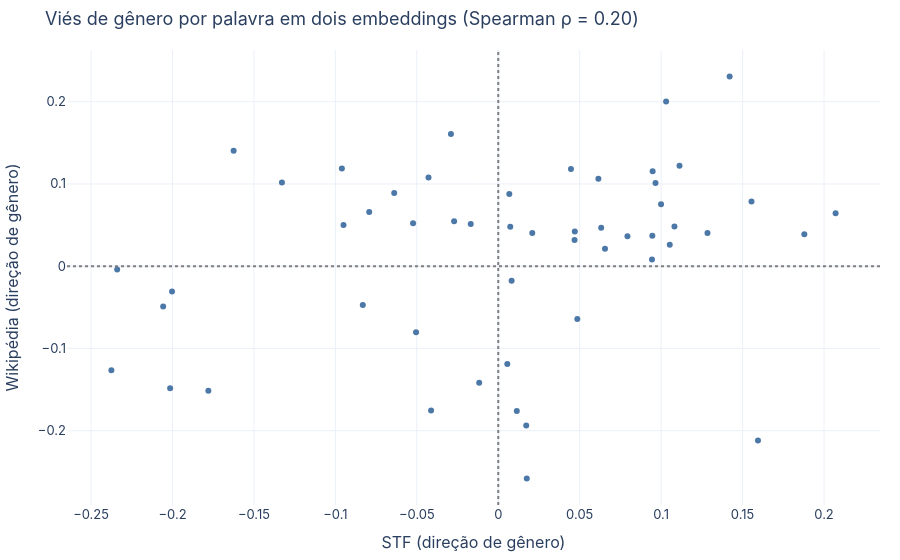

The cell this chart's notebook holds for it:
### Code cell
from replang.viz import bias_scatter_two_embeddings
bias_scatter_two_embeddings(p_leg, p_pt, "STF (direção de gênero)", "Wikipédia (direção de gênero)")

### Figure 1 — Plotly figure (JSON) as saved in the notebook; plotly's stock layout.template omitted (floating-point values rounded to 4 significant figures)
{"data": [{"hovertemplate": "<b>%{hovertext}</b><br><br>STF (direção de gênero)=%{x}<br>Wikipédia (direção de gênero)=%{y}<extra></extra>", "hovertext": ["crime", "corrupção", "furto", "auxílio", "homicídio", "roubo", "empresa", "licitação", "paternidade", "estupro", "contrato", "concurso", "divórcio", "falência", "cuidado", "família", "salário", "dívida", "casamento", "propriedade", "tributo", "tráfico", "honra", "fraude", "demissão", "imposto", "dano", "trabalho", "multa", "educação", "prisão", "guarda", "pena", "filiação", "segurança", "aposentadoria", "lesão", "alimentos", "liberdade", "privacidade", "vulnerabilidade", "ameaça", "pensão", "indenização", "proteção", "violência", "dignidade", "maternidade", "saúde", "benefício", "moradia", "fiança"], "legendgroup": "", "marker": {"color": "#4C78A8", "symbol": "circle"}, "mode": "markers", "name": "", "orientation": "v", "showlegend": false, "type": "scatter", "x": [-0.2375, -0.234, -0.2057, -0.2014, -0.2003, -0.178, -0.1625, -0.1328, -0.096, -0.09501, -0.08316, -0.07923, -0.06388, -0.05229, -0.05048, -0.04283, -0.04124, -0.02905, -0.02711, -0.01689, -0.0117, 0.00555, 0.006784, 0.00736, 0.008207, 0.01138, 0.01717, 0.01751, 0.02088, 0.04463, 0.04683, 0.04699, 0.04854, 0.06148, 0.0632, 0.06552, 0.07933, 0.09437, 0.0946, 0.09478, 0.09656, 0.09994, 0.103, 0.1053, 0.1082, 0.1113, 0.1285, 0.1421, 0.1555, 0.1595, 0.1879, 0.2071], "xaxis": "x", "y": [-0.1264, -0.004068, -0.04909, -0.1486, -0.03065, -0.1514, 0.1402, 0.1019, 0.1189, 0.04999, -0.04734, 0.06596, 0.08886, 0.05215, -0.08047, 0.1079, -0.1754, 0.1608, 0.05467, 0.05142, -0.1416, -0.1191, 0.08789, 0.04784, -0.01777, -0.1762, -0.1937, -0.2581, 0.04047, 0.1182, 0.03198, 0.04204, -0.06414, 0.1064, 0.04661, 0.02126, 0.03625, 0.008026, 0.03706, 0.1155, 0.1011, 0.07525, 0.2003, 0.02602, 0.04832, 0.1222, 0.04023, 0.2306, 0.0786, -0.2118, 0.03873, 0.06431], "yaxis": "y"}], "layout": {"font": {"family": "Inter, Helvetica, Arial, sans-serif", "size": 13}, "legend": {"tracegroupgap": 0}, "margin": {"b": 40, "l": 40, "r": 20, "t": 50}, "shapes": [{"line": {"color": "gray", "dash": "dot"}, "type": "line", "x0": 0, "x1": 1, "xref": "x domain", "y0": 0, "y1": 0, "yref": "y"}, {"line": {"color": "gray", "dash": "dot"}, "type": "line", "x0": 0, "x1": 0, "xref": "x", "y0": 0, "y1": 1, "yref": "y domain"}], "title": {"text": "Viés de gênero por palavra em dois embeddings (Spearman ρ = 0.20)"}, "xaxis": {"anchor": "y", "domain": [0.0, 1.0], "title": {"text": "STF (direção de gênero)"}}, "yaxis": {"anchor": "x", "domain": [0.0, 1.0], "title": {"text": "Wikipédia (direção de gênero)"}}}}
